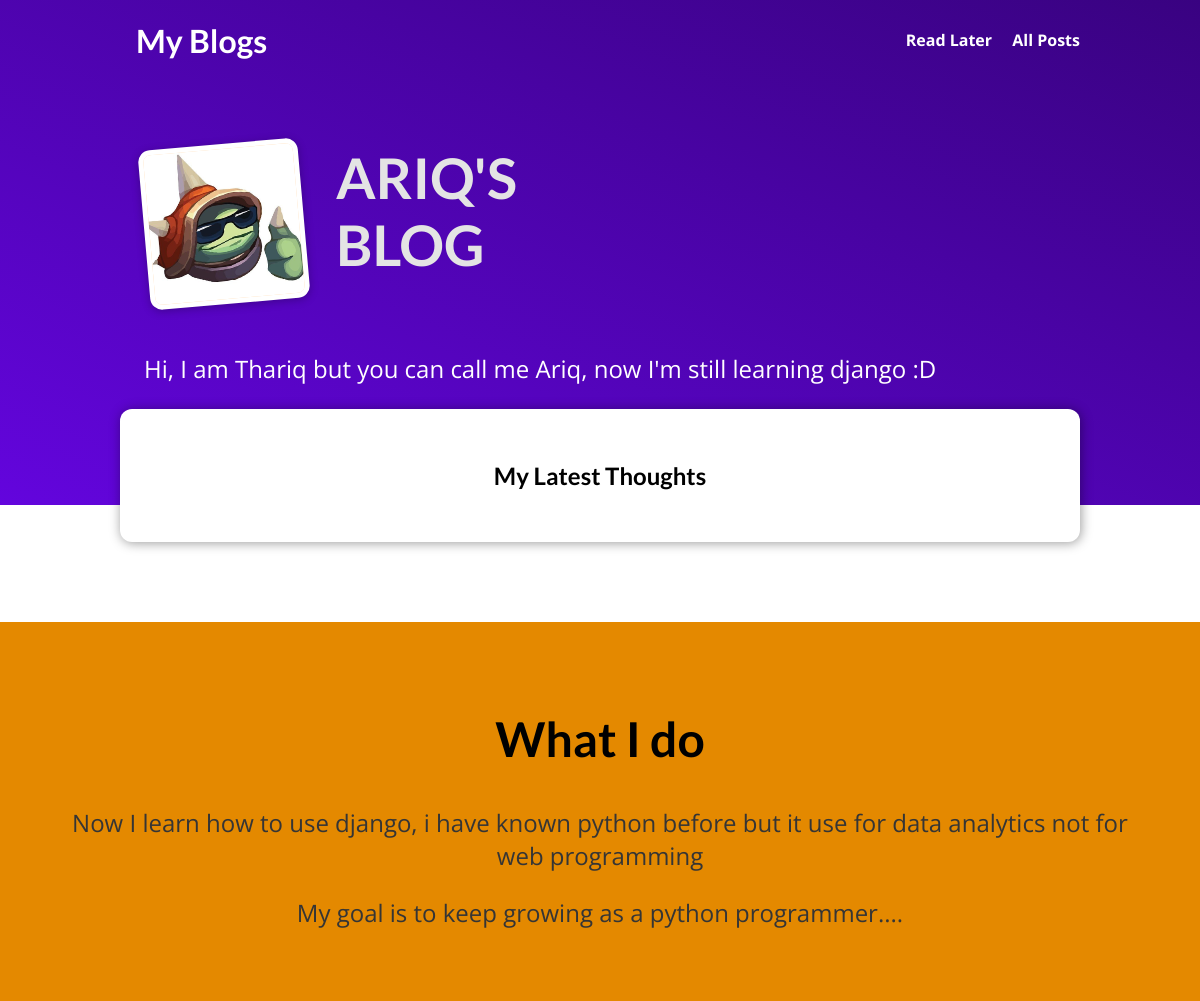
/blog/, run on an earlier commit of the app's database.
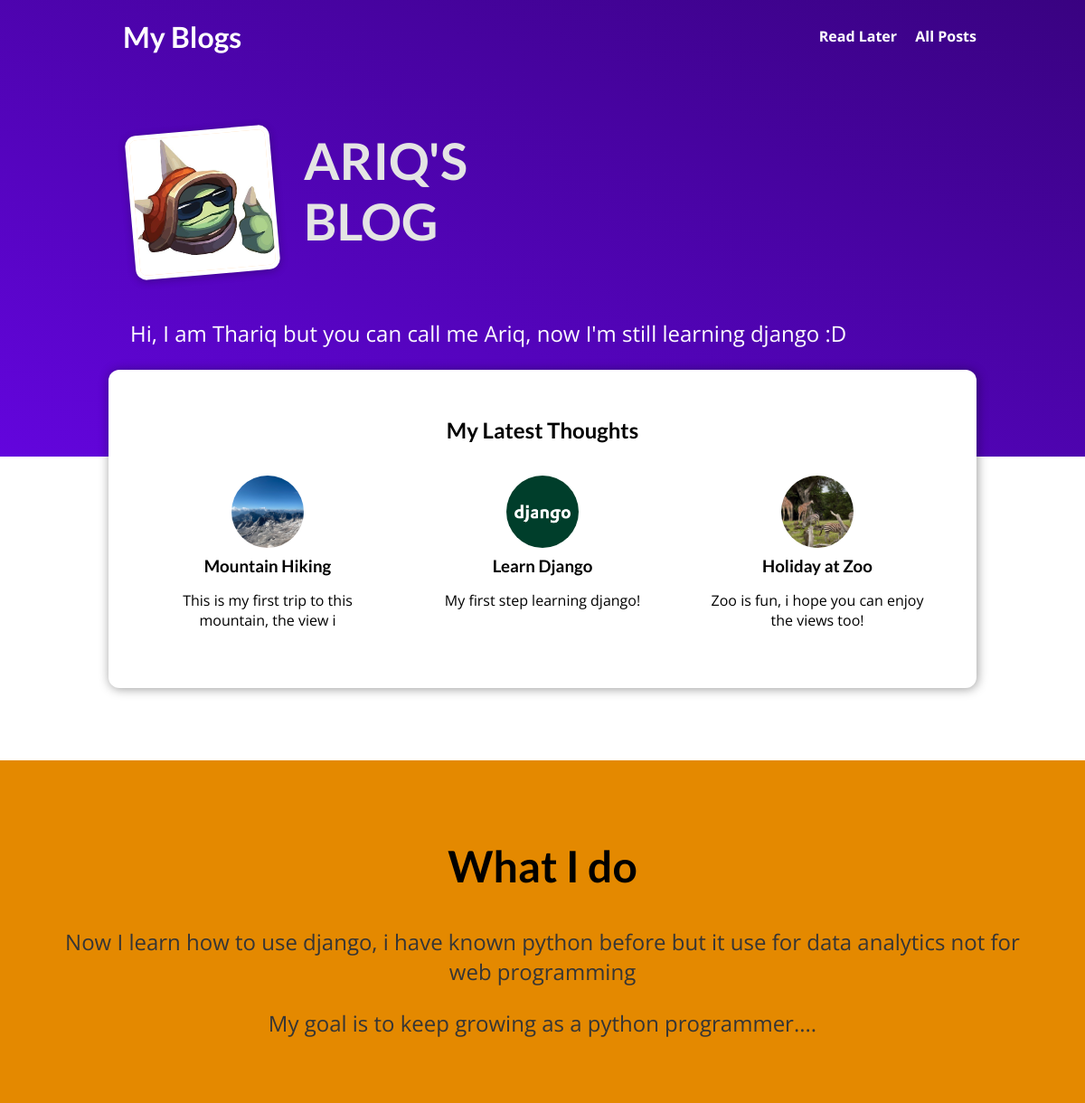
And on a later commit of the database.
### blog/models.py (models this page shows, shortened)
class Post(models.Model):
    title = models.CharField(max_length=150, null=True)
    excerpt = models.CharField(max_length=50, null=True)
    author = models.ForeignKey(Author, on_delete=models.SET_NULL, null=True, related_name='posts')
    image = models.ImageField(upload_to="posts", null=True)
    date = models.DateField(auto_now=True, null=True)
    slug = models.SlugField(unique=True, db_index=True)
    content = models.TextField(validators=[MinLengthValidator(10)], null=True)
    tags = models.ManyToManyField(Tag)

### blog/views.py (the view)
# urls.py: path('', views.IndexView.as_view(), name='blog'),
class IndexView(ListView):              # Rubah index view kedalam ListView
    model = Post
    template_name = "blog/index.html"
    ordering = ["-date"]                # menentukan order by
    context_object_name = "post"        # merubah object data di view menjadi posts
    def get_queryset(self):
        queryset = super().get_queryset()
        data = queryset[:3]
        return data

### blog/templates/blog/index.html (shortened to what this page needs)
{% extends 'base.html' %}
{% load static %}
{% block css_files %}
    <link rel="stylesheet" href="{% static 'blog/posts.css' %}">
    <link rel="stylesheet" href="{% static 'blog/index.css' %}">
{% endblock css_files %}
{% block content %}
<section id="welcome">
    <header>
        <img src="{% static 'blog/images/rammus.jpg' %}" alt="user">
        <h2>ARIQ'S BLOG</h2>
    </header>
    <p>Hi, I am Thariq but you can call me Ariq, now I'm still learning django :D</p>
</section>
<section id="latest-posts">
    <h2>My Latest Thoughts</h2>
    <ul>
        {% for items in post %}
            {% include 'blog/include/posts.html' %}
        {% endfor %}
    </ul>
</section>
<section id="about">
    <h2>What I do</h2>
    <p>Now I learn how to use django, i have known python before but it use for data analytics
        not for web programming
    </p>
    <p>
        My goal is to keep growing as a python programmer....
    </p>
</section>
{% endblock content %}

### blog/templates/blog/include/posts.html
{% load static %}
<li>
    <article class="post">
        <a href="{% url 'posts-detail-page' items.slug %}">
            <img src="{{ items.image.url }}" alt="{{ items.title }}">
            <div class="post__content">
                <h3>{{ items.title }}</h3>
                <p>
                    {{ items.excerpt }}
                </p>
            </div>
        </a>
    </article>
</li>

What changed in the data, as far as the page shows it:
added Post: image (picture), title "Mountain Hiking", excerpt "This is my first trip to this mountain, the view i"
added Post: image (picture), title "Learn Django", excerpt "My first step learning django!"
added Post: image (picture), title "Holiday at Zoo", excerpt "Zoo is fun, i hope you can enjoy the views too!"
